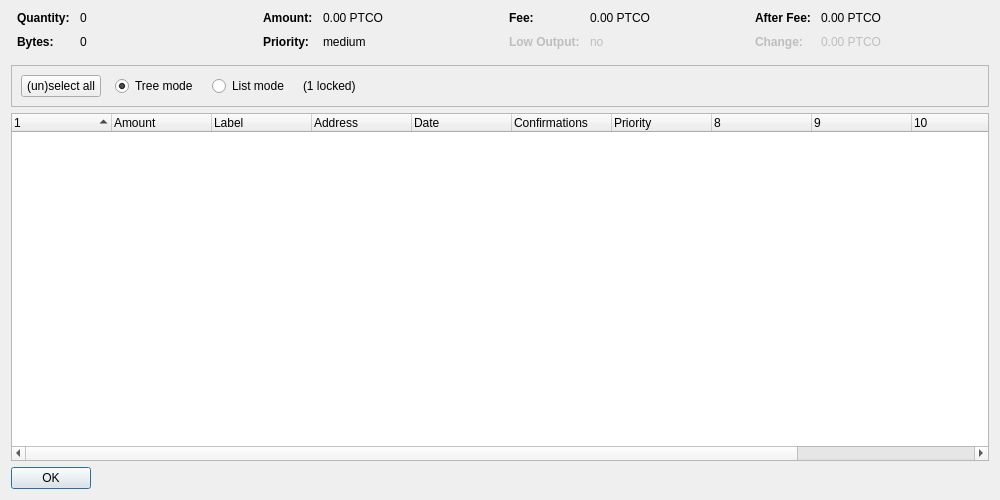
<?xml version="1.0" encoding="UTF-8"?>
<ui version="4.0">
 <class>CoinControlDialog</class>
 <widget class="QDialog" name="CoinControlDialog">
  <property name="geometry">
   <rect>
    <x>0</x>
    <y>0</y>
    <width>1000</width>
    <height>500</height>
   </rect>
  </property>
  <property name="windowTitle">
   <string>Coin Control Address Selection</string>
  </property>
  <layout class="QVBoxLayout" name="verticalLayout">
   <item>
    <layout class="QHBoxLayout" name="horizontalLayoutTop" stretch="0,0,0,0">
     <property name="topMargin">
      <number>0</number>
     </property>
     <property name="bottomMargin">
      <number>10</number>
     </property>
     <item>
      <layout class="QFormLayout" name="formLayoutCoinControl1">
       <property name="horizontalSpacing">
        <number>10</number>
       </property>
       <property name="verticalSpacing">
        <number>10</number>
       </property>
       <property name="leftMargin">
        <number>6</number>
       </property>
       <property name="rightMargin">
        <number>6</number>
       </property>
       <item row="0" column="0">
        <widget class="QLabel" name="labelCoinControlQuantityText">
         <property name="font">
          <font>
           <weight>75</weight>
           <bold>true</bold>
          </font>
         </property>
         <property name="text">
          <string>Quantity:</string>
         </property>
        </widget>
       </item>
       <item row="0" column="1">
        <widget class="QLabel" name="labelCoinControlQuantity">
         <property name="cursor">
          <cursorShape>IBeamCursor</cursorShape>
         </property>
         <property name="contextMenuPolicy">
          <enum>Qt::ActionsContextMenu</enum>
         </property>
         <property name="text">
          <string notr="true">0</string>
         </property>
         <property name="textInteractionFlags">
          <set>Qt::LinksAccessibleByMouse|Qt::TextSelectableByKeyboard|Qt::TextSelectableByMouse</set>
         </property>
        </widget>
       </item>
       <item row="1" column="0">
        <widget class="QLabel" name="labelCoinControlBytesText">
         <property name="font">
          <font>
           <weight>75</weight>
           <bold>true</bold>
          </font>
         </property>
         <property name="text">
          <string>Bytes:</string>
         </property>
        </widget>
       </item>
       <item row="1" column="1">
        <widget class="QLabel" name="labelCoinControlBytes">
         <property name="cursor">
          <cursorShape>IBeamCursor</cursorShape>
         </property>
         <property name="contextMenuPolicy">
          <enum>Qt::ActionsContextMenu</enum>
         </property>
         <property name="text">
          <string notr="true">0</string>
         </property>
         <property name="textInteractionFlags">
          <set>Qt::LinksAccessibleByMouse|Qt::TextSelectableByKeyboard|Qt::TextSelectableByMouse</set>
         </property>
        </widget>
       </item>
      </layout>
     </item>
     <item>
      <layout class="QFormLayout" name="formLayoutCoinControl2">
       <property name="horizontalSpacing">
        <number>10</number>
       </property>
       <property name="verticalSpacing">
        <number>10</number>
       </property>
       <property name="leftMargin">
        <number>6</number>
       </property>
       <property name="rightMargin">
        <number>6</number>
       </property>
       <item row="0" column="0">
        <widget class="QLabel" name="labelCoinControlAmountText">
         <property name="font">
          <font>
           <weight>75</weight>
           <bold>true</bold>
          </font>
         </property>
         <property name="text">
          <string>Amount:</string>
         </property>
        </widget>
       </item>
       <item row="0" column="1">
        <widget class="QLabel" name="labelCoinControlAmount">
         <property name="cursor">
          <cursorShape>IBeamCursor</cursorShape>
         </property>
         <property name="contextMenuPolicy">
          <enum>Qt::ActionsContextMenu</enum>
         </property>
         <property name="text">
          <string notr="true">0.00 PTCO</string>
         </property>
         <property name="textInteractionFlags">
          <set>Qt::LinksAccessibleByMouse|Qt::TextSelectableByKeyboard|Qt::TextSelectableByMouse</set>
         </property>
        </widget>
       </item>
       <item row="1" column="0">
        <widget class="QLabel" name="labelCoinControlPriorityText">
         <property name="font">
          <font>
           <weight>75</weight>
           <bold>true</bold>
          </font>
         </property>
         <property name="text">
          <string>Priority:</string>
         </property>
        </widget>
       </item>
       <item row="1" column="1">
        <widget class="QLabel" name="labelCoinControlPriority">
         <property name="cursor">
          <cursorShape>IBeamCursor</cursorShape>
         </property>
         <property name="contextMenuPolicy">
          <enum>Qt::ActionsContextMenu</enum>
         </property>
         <property name="text">
          <string notr="true">medium</string>
         </property>
         <property name="textInteractionFlags">
          <set>Qt::LinksAccessibleByMouse|Qt::TextSelectableByKeyboard|Qt::TextSelectableByMouse</set>
         </property>
        </widget>
       </item>
      </layout>
     </item>
     <item>
      <layout class="QFormLayout" name="formLayoutCoinControl3">
       <property name="horizontalSpacing">
        <number>10</number>
       </property>
       <property name="verticalSpacing">
        <number>10</number>
       </property>
       <property name="leftMargin">
        <number>6</number>
       </property>
       <property name="rightMargin">
        <number>6</number>
       </property>
       <item row="0" column="0">
        <widget class="QLabel" name="labelCoinControlFeeText">
         <property name="font">
          <font>
           <weight>75</weight>
           <bold>true</bold>
          </font>
         </property>
         <property name="text">
          <string>Fee:</string>
         </property>
        </widget>
       </item>
       <item row="0" column="1">
        <widget class="QLabel" name="labelCoinControlFee">
         <property name="cursor">
          <cursorShape>IBeamCursor</cursorShape>
         </property>
         <property name="contextMenuPolicy">
          <enum>Qt::ActionsContextMenu</enum>
         </property>
         <property name="text">
          <string notr="true">0.00 PTCO</string>
         </property>
         <property name="textInteractionFlags">
          <set>Qt::LinksAccessibleByMouse|Qt::TextSelectableByKeyboard|Qt::TextSelectableByMouse</set>
         </property>
        </widget>
       </item>
       <item row="1" column="0">
        <widget class="QLabel" name="labelCoinControlLowOutputText">
         <property name="enabled">
          <bool>false</bool>
         </property>
         <property name="font">
          <font>
           <weight>75</weight>
           <bold>true</bold>
          </font>
         </property>
         <property name="text">
          <string>Low Output:</string>
         </property>
        </widget>
       </item>
       <item row="1" column="1">
        <widget class="QLabel" name="labelCoinControlLowOutput">
         <property name="enabled">
          <bool>false</bool>
         </property>
         <property name="cursor">
          <cursorShape>IBeamCursor</cursorShape>
         </property>
         <property name="contextMenuPolicy">
          <enum>Qt::ActionsContextMenu</enum>
         </property>
         <property name="text">
          <string notr="true">no</string>
         </property>
         <property name="textInteractionFlags">
          <set>Qt::LinksAccessibleByMouse|Qt::TextSelectableByKeyboard|Qt::TextSelectableByMouse</set>
         </property>
        </widget>
       </item>
      </layout>
     </item>
     <item>
      <layout class="QFormLayout" name="formLayoutCoinControl4">
       <property name="horizontalSpacing">
        <number>10</number>
       </property>
       <property name="verticalSpacing">
        <number>10</number>
       </property>
       <property name="leftMargin">
        <number>6</number>
       </property>
       <property name="rightMargin">
        <number>6</number>
       </property>
       <item row="0" column="0">
        <widget class="QLabel" name="labelCoinControlAfterFeeText">
         <property name="font">
          <font>
           <weight>75</weight>
           <bold>true</bold>
          </font>
         </property>
         <property name="text">
          <string>After Fee:</string>
         </property>
        </widget>
       </item>
       <item row="0" column="1">
        <widget class="QLabel" name="labelCoinControlAfterFee">
         <property name="cursor">
          <cursorShape>IBeamCursor</cursorShape>
         </property>
         <property name="contextMenuPolicy">
          <enum>Qt::ActionsContextMenu</enum>
         </property>
         <property name="text">
          <string notr="true">0.00 PTCO</string>
         </property>
         <property name="textInteractionFlags">
          <set>Qt::LinksAccessibleByMouse|Qt::TextSelectableByKeyboard|Qt::TextSelectableByMouse</set>
         </property>
        </widget>
       </item>
       <item row="1" column="0">
        <widget class="QLabel" name="labelCoinControlChangeText">
         <property name="enabled">
          <bool>false</bool>
         </property>
         <property name="font">
          <font>
           <weight>75</weight>
           <bold>true</bold>
          </font>
         </property>
         <property name="text">
          <string>Change:</string>
         </property>
        </widget>
       </item>
       <item row="1" column="1">
        <widget class="QLabel" name="labelCoinControlChange">
         <property name="enabled">
          <bool>false</bool>
         </property>
         <property name="cursor">
          <cursorShape>IBeamCursor</cursorShape>
         </property>
         <property name="contextMenuPolicy">
          <enum>Qt::ActionsContextMenu</enum>
         </property>
         <property name="text">
          <string notr="true">0.00 PTCO</string>
         </property>
         <property name="textInteractionFlags">
          <set>Qt::LinksAccessibleByMouse|Qt::TextSelectableByKeyboard|Qt::TextSelectableByMouse</set>
         </property>
        </widget>
       </item>
      </layout>
     </item>
    </layout>
   </item>
   <item>
    <widget class="QFrame" name="frame">
     <property name="minimumSize">
      <size>
       <width>0</width>
       <height>40</height>
      </size>
     </property>
     <property name="frameShape">
      <enum>QFrame::StyledPanel</enum>
     </property>
     <property name="frameShadow">
      <enum>QFrame::Sunken</enum>
     </property>
     <layout class="QHBoxLayout" name="horizontalLayout">
      <item>
       <layout class="QHBoxLayout" name="horizontalLayoutPanel" stretch="0,0,0,0,0">
        <property name="spacing">
         <number>14</number>
        </property>
        <item>
         <widget class="QPushButton" name="pushButtonSelectAll">
          <property name="sizePolicy">
           <sizepolicy hsizetype="Maximum" vsizetype="Fixed">
            <horstretch>0</horstretch>
            <verstretch>0</verstretch>
           </sizepolicy>
          </property>
          <property name="text">
           <string>(un)select all</string>
          </property>
         </widget>
        </item>
        <item>
         <widget class="QRadioButton" name="radioTreeMode">
          <property name="sizePolicy">
           <sizepolicy hsizetype="Maximum" vsizetype="Fixed">
            <horstretch>0</horstretch>
            <verstretch>0</verstretch>
           </sizepolicy>
          </property>
          <property name="text">
           <string>Tree mode</string>
          </property>
          <property name="checked">
           <bool>true</bool>
          </property>
         </widget>
        </item>
        <item>
         <widget class="QRadioButton" name="radioListMode">
          <property name="sizePolicy">
           <sizepolicy hsizetype="Maximum" vsizetype="Fixed">
            <horstretch>0</horstretch>
            <verstretch>0</verstretch>
           </sizepolicy>
          </property>
          <property name="text">
           <string>List mode</string>
          </property>
         </widget>
        </item>
        <item>
         <widget class="QLabel" name="labelLocked">
          <property name="text">
           <string notr="true">(1 locked)</string>
          </property>
         </widget>
        </item>
        <item>
         <spacer name="horizontalSpacer">
          <property name="orientation">
           <enum>Qt::Horizontal</enum>
          </property>
          <property name="sizeHint" stdset="0">
           <size>
            <width>40</width>
            <height>20</height>
           </size>
          </property>
         </spacer>
        </item>
       </layout>
      </item>
     </layout>
    </widget>
   </item>
   <item>
    <widget class="CoinControlTreeWidget" name="treeWidget">
     <property name="contextMenuPolicy">
      <enum>Qt::CustomContextMenu</enum>
     </property>
     <property name="sortingEnabled">
      <bool>false</bool>
     </property>
     <property name="columnCount">
      <number>12</number>
     </property>
     <attribute name="headerShowSortIndicator" stdset="0">
      <bool>true</bool>
     </attribute>
     <attribute name="headerStretchLastSection">
      <bool>false</bool>
     </attribute>
     <column>
      <property name="text">
       <string/>
      </property>
     </column>
     <column>
      <property name="text">
       <string>Amount</string>
      </property>
     </column>
     <column>
      <property name="text">
       <string notr="true">Label</string>
      </property>
     </column>
     <column>
      <property name="text">
       <string>Address</string>
      </property>
     </column>
     <column>
      <property name="text">
       <string>Date</string>
      </property>
     </column>
     <column>
      <property name="text">
       <string>Confirmations</string>
      </property>
      <property name="toolTip">
       <string>Confirmed</string>
      </property>
     </column>
     <column>
      <property name="text">
       <string>Priority</string>
      </property>
     </column>
     <column>
      <property name="text">
       <string/>
      </property>
     </column>
     <column>
      <property name="text">
       <string/>
      </property>
     </column>
     <column>
      <property name="text">
       <string/>
      </property>
     </column>
     <column>
      <property name="text">
       <string/>
      </property>
     </column>
     <column>
      <property name="text">
       <string/>
      </property>
     </column>
    </widget>
   </item>
   <item>
    <widget class="QDialogButtonBox" name="buttonBox">
     <property name="sizePolicy">
      <sizepolicy hsizetype="Maximum" vsizetype="Fixed">
       <horstretch>0</horstretch>
       <verstretch>0</verstretch>
      </sizepolicy>
     </property>
     <property name="orientation">
      <enum>Qt::Horizontal</enum>
     </property>
     <property name="standardButtons">
      <set>QDialogButtonBox::Ok</set>
     </property>
    </widget>
   </item>
  </layout>
 </widget>
 <customwidgets>
  <customwidget>
   <class>CoinControlTreeWidget</class>
   <extends>QTreeWidget</extends>
   <header>coincontroltreewidget.h</header>
  </customwidget>
 </customwidgets>
 <resources/>
 <connections/>
</ui>
